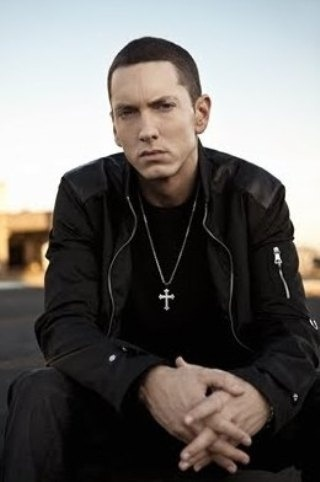
#> input picture Computer Vision/HW2/em.jpg, 320 x 482 px
$ jupyter execute Canny.ipynb
#> lines starting #> are read from the running program, lines starting #| are printed output that depends on the picture; after the words box and inside, x2 and y2 are one past the last pixel; in counts of white or black regions, pixels touching at a corner belong together
[cell 1]
from scipy import misc
from scipy import ndimage
import numpy as np
import matplotlib.pyplot as plt
import imageio
import warnings
warnings.filterwarnings('ignore')

[cell 2]
lion = imageio.imread("em.jpg")
#> lion is the input picture: shape (482, 320, 3); mean R, G, B 105.7, 102.6, 100
plt.imshow(lion, cmap = plt.get_cmap('gray'))
plt.show()

[cell 3]
# grayscaling the image to simplyfy the complexity
lion_gray = np.dot(lion[...,:3], [0.299, 0.587, 0.114])
plt.imshow(lion_gray, cmap = plt.get_cmap('gray'))
plt.show()

[cell 4]
# Blur the grayscale image
lion_gray_blurred = ndimage.gaussian_filter(lion_gray, sigma=1.4)
plt.imshow(lion_gray_blurred, cmap = plt.get_cmap('gray'))
plt.show()

[cell 5]
# Apply Sobel Filter using the convolution operation
def SobelFilter(img, direction):
#> called with direction = 'x'
    if(direction == 'x'):
        Gx = np.array([[-1,0,+1], [-2,0,+2],  [-1,0,+1]])
        Res = ndimage.convolve(img, Gx)

    if(direction == 'y'):
        Gy = np.array([[-1,-2,-1], [0,0,0], [+1,+2,+1]])
        Res = ndimage.convolve(img, Gy)

    return Res

[cell 6]
# Normalize the pixel array, so that values are <= 1
def Normalize(img):
    img = img/np.max(img)
    return img

[cell 7]
# Apply Sobel Filter in X direction
gx = SobelFilter(lion_gray_blurred, 'x')
gx = Normalize(gx)
plt.imshow(gx, cmap = plt.get_cmap('gray'))
plt.show()

[cell 8]
# Apply Sobel Filter in Y direction
gy = SobelFilter(lion_gray_blurred, 'y')
#> call 2 of SobelFilter, with direction = 'y'
#> in SobelFilter (call 2), `Res = ndimage.convolve(img, Gy)`:
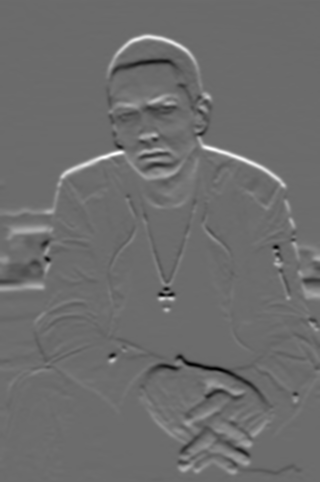
#> Res: shape (482, 320) float64; min -315, max 426.5, mean 3.3; drawn with min black and max white
gy = Normalize(gy)
plt.imshow(gy, cmap = plt.get_cmap('gray'))
plt.show()

[cell 9]
# Apply the Sobel Filter using the inbuilt function of scipy, this was done to verify the values obtained from above

dx = ndimage.sobel(lion_gray_blurred, axis=1) # horizontal derivative
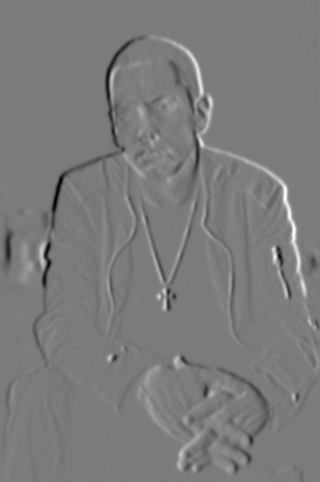
#> dx: shape (482, 320) float64; min -414.7, max 439.8, mean -0.2; drawn with min black and max white
dy = ndimage.sobel(lion_gray_blurred, axis=0) # vertical derivative
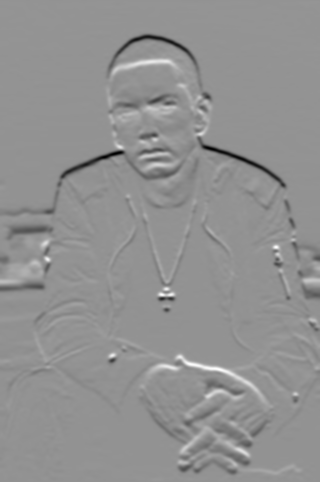
#> dy: shape (482, 320) float64; min -426.5, max 315, mean -3.3; drawn with min black and max white

[cell 10]
# Plot the derivative filter values obtained using the inbuilt function
plt.subplot(121)
plt.imshow(dx, cmap = plt.get_cmap('gray'))
plt.subplot(122)
plt.imshow(dy, cmap = plt.get_cmap('gray'))
plt.show()

[cell 11]
# Calculate the magnitude of the gradients obtained
Mag = np.hypot(gx,gy)
Mag = Normalize(Mag)
plt.imshow(Mag, cmap = plt.get_cmap('gray'))
plt.show()

[cell 12]
# Calculate the magnitude of the gradients obtained using the inbuilt function, again done to verify the correctness of the above value
mag = np.hypot(dx,dy)
mag = Normalize(mag)
plt.imshow(mag, cmap = plt.get_cmap('gray'))
plt.show()

# Gradient

[cell 13]
# Calculate direction of the gradients
Gradient = np.degrees(np.arctan2(gy,gx))
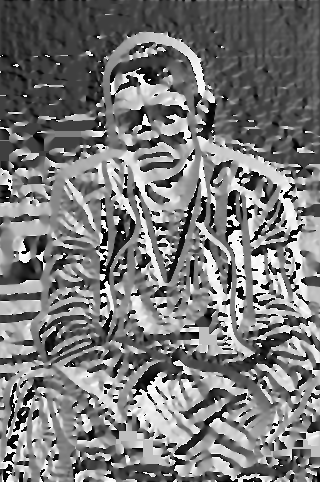
#> Gradient: shape (482, 320) float64; min -180, max 180, mean -9.2; drawn with min black and max white

[cell 14]
# Calculate the direction of the gradients obtained using the inbuilt sobel function
gradient = np.degrees(np.arctan2(dy,dx))
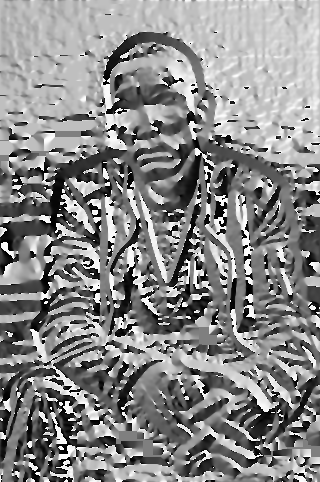
#> gradient: shape (482, 320) float64; min -180, max 180, mean 13.6; drawn with min black and max white

# NON-MAX SUPPRESSION

[cell 15]
# Do Non Maximum Suppression with interpolation
# This is done to get thin edges
def NonMaxSupWithInterpol(Gmag, Grad, Gx, Gy):
    NMS = np.zeros(Gmag.shape)

    for i in range(1, int(Gmag.shape[0]) - 1):
        for j in range(1, int(Gmag.shape[1]) - 1):
            if((Grad[i,j] >= 0 and Grad[i,j] <= 45) or (Grad[i,j] < -135 and Grad[i,j] >= -180)):
                yBot = np.array([Gmag[i,j+1], Gmag[i+1,j+1]])
                yTop = np.array([Gmag[i,j-1], Gmag[i-1,j-1]])
                x_est = np.absolute(Gy[i,j]/Gmag[i,j])
                if (Gmag[i,j] >= ((yBot[1]-yBot[0])*x_est+yBot[0]) and Gmag[i,j] >= ((yTop[1]-yTop[0])*x_est+yTop[0])):
                    NMS[i,j] = Gmag[i,j]
                else:
                    NMS[i,j] = 0
            if((Grad[i,j] > 45 and Grad[i,j] <= 90) or (Grad[i,j] < -90 and Grad[i,j] >= -135)):
                yBot = np.array([Gmag[i+1,j] ,Gmag[i+1,j+1]])
                yTop = np.array([Gmag[i-1,j] ,Gmag[i-1,j-1]])
                x_est = np.absolute(Gx[i,j]/Gmag[i,j])
                if (Gmag[i,j] >= ((yBot[1]-yBot[0])*x_est+yBot[0]) and Gmag[i,j] >= ((yTop[1]-yTop[0])*x_est+yTop[0])):
                    NMS[i,j] = Gmag[i,j]
                else:
                    NMS[i,j] = 0
            if((Grad[i,j] > 90 and Grad[i,j] <= 135) or (Grad[i,j] < -45 and Grad[i,j] >= -90)):
                yBot = np.array([Gmag[i+1,j] ,Gmag[i+1,j-1]])
                yTop = np.array([Gmag[i-1,j] ,Gmag[i-1,j+1]])
                x_est = np.absolute(Gx[i,j]/Gmag[i,j])
                if (Gmag[i,j] >= ((yBot[1]-yBot[0])*x_est+yBot[0]) and Gmag[i,j] >= ((yTop[1]-yTop[0])*x_est+yTop[0])):
                    NMS[i,j] = Gmag[i,j]
                else:
                    NMS[i,j] = 0
            if((Grad[i,j] > 135 and Grad[i,j] <= 180) or (Grad[i,j] < 0 and Grad[i,j] >= -45)):
                yBot = np.array([Gmag[i,j-1] ,Gmag[i+1,j-1]])
                yTop = np.array([Gmag[i,j+1] ,Gmag[i-1,j+1]])
                x_est = np.absolute(Gy[i,j]/Gmag[i,j])
                if (Gmag[i,j] >= ((yBot[1]-yBot[0])*x_est+yBot[0]) and Gmag[i,j] >= ((yTop[1]-yTop[0])*x_est+yTop[0])):
                    NMS[i,j] = Gmag[i,j]
                else:
                    NMS[i,j] = 0
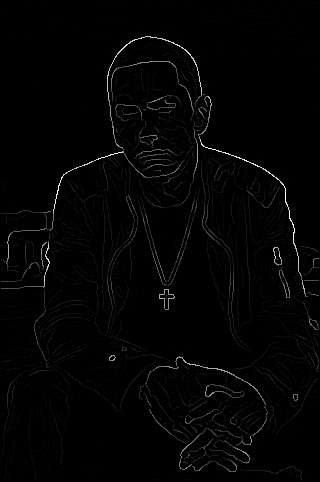
#> NMS: shape (482, 320) float64; min 0, max 1, mean 0.0147

    return NMS

[cell 16]
# This is also non-maxima suppression but without interpolation
def NonMaxSupWithoutInterpol(Gmag, Grad):
    NMS = np.zeros(Gmag.shape)
    for i in range(1, int(Gmag.shape[0]) - 1):
        for j in range(1, int(Gmag.shape[1]) - 1):
            if((Grad[i,j] >= -22.5 and Grad[i,j] <= 22.5) or (Grad[i,j] <= -157.5 and Grad[i,j] >= 157.5)):
                if((Gmag[i,j] > Gmag[i,j+1]) and (Gmag[i,j] > Gmag[i,j-1])):
                    NMS[i,j] = Gmag[i,j]
                else:
                    NMS[i,j] = 0
            if((Grad[i,j] >= 22.5 and Grad[i,j] <= 67.5) or (Grad[i,j] <= -112.5 and Grad[i,j] >= -157.5)):
                if((Gmag[i,j] > Gmag[i+1,j+1]) and (Gmag[i,j] > Gmag[i-1,j-1])):
                    NMS[i,j] = Gmag[i,j]
                else:
                    NMS[i,j] = 0
            if((Grad[i,j] >= 67.5 and Grad[i,j] <= 112.5) or (Grad[i,j] <= -67.5 and Grad[i,j] >= -112.5)):
                if((Gmag[i,j] > Gmag[i+1,j]) and (Gmag[i,j] > Gmag[i-1,j])):
                    NMS[i,j] = Gmag[i,j]
                else:
                    NMS[i,j] = 0
            if((Grad[i,j] >= 112.5 and Grad[i,j] <= 157.5) or (Grad[i,j] <= -22.5 and Grad[i,j] >= -67.5)):
                if((Gmag[i,j] > Gmag[i+1,j-1]) and (Gmag[i,j] > Gmag[i-1,j+1])):
                    NMS[i,j] = Gmag[i,j]
                else:
                    NMS[i,j] = 0

    return NMS

[cell 17]
# Get the Non-Max Suppressed output
NMS = NonMaxSupWithInterpol(Mag, Gradient, gx, gy)
NMS = Normalize(NMS)
plt.imshow(NMS, cmap = plt.get_cmap('gray'))
plt.show()

[cell 18]
# Get the Non-max suppressed output on the same image but using the image using the inbuilt sobel operator
nms = NonMaxSupWithInterpol(mag, gradient, dx, dy)
#> after the loop in NonMaxSupWithInterpol (call 2), `for i in range(1, int(Gmag.shape[0]) - 1):`:
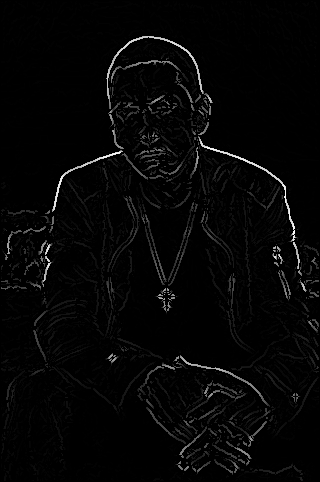
#> NMS: shape (482, 320) float64; min 0, max 1, mean 0.0233
nms = Normalize(nms)
plt.imshow(nms, cmap = plt.get_cmap('gray'))
plt.show()

 # Hysteresis thresholding

[cell 19]
# Threshold Hysterisis
def DoThreshHyst(img):
    highThresholdRatio = 0.8
    lowThresholdRatio = 0.15
    GSup = np.copy(img)
    h = int(GSup.shape[0])
#> h = 482
    w = int(GSup.shape[1])
#> w = 320
    highThreshold = np.max(GSup) * highThresholdRatio
#> highThreshold = 0.8
    lowThreshold = highThreshold * lowThresholdRatio
#> lowThreshold = 0.12
    x = 0.1
    oldx=0


    while(oldx != x):
        oldx = x
        for i in range(1,h-1):
            for j in range(1,w-1):
                if(GSup[i,j] > highThreshold):
                    GSup[i,j] = 1
                elif(GSup[i,j] < lowThreshold):
                    GSup[i,j] = 0
                else:
                    if((GSup[i-1,j-1] > highThreshold) or
                        (GSup[i-1,j] > highThreshold) or
                        (GSup[i-1,j+1] > highThreshold) or
                        (GSup[i,j-1] > highThreshold) or
                        (GSup[i,j+1] > highThreshold) or
                        (GSup[i+1,j-1] > highThreshold) or
                        (GSup[i+1,j] > highThreshold) or
                        (GSup[i+1,j+1] > highThreshold)):
                        GSup[i,j] = 1
        x = np.sum(GSup == 1)
#> this loop made 57 passes
#> (oldx, x) on passes 2 to 13: (736, 763), (763, 780), (780, 798), (798, 813), (813, 824), (824, 836), (836, 847), (847, 855), (855, 862), (862, 869), (869, 874), (874, 880)
#> x on pass 1: 736
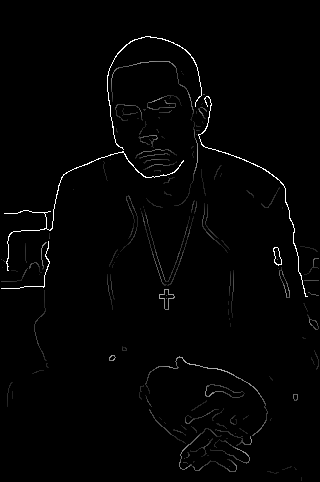
#> GSup: shape (482, 320) float64; 15.99% of pixels changed, all inside (x1, y1, x2, y2) = (1, 1, 319, 481)

    GSup = (GSup == 1) * GSup
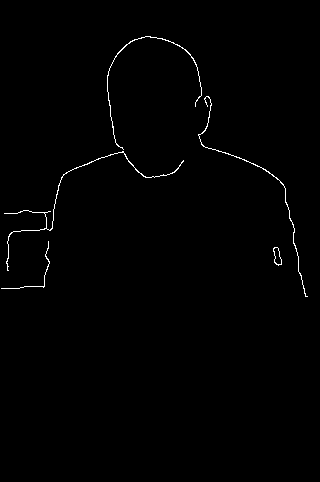
#> GSup: shape (482, 320) float64; values 0 (black) and 1 (white), 0.71% white in thin lines or dots, all inside (x1, y1, x2, y2) = (1, 36, 308, 297)

    return GSup

[cell 20]
# The output of canny edge detection
Final_Image = DoThreshHyst(NMS)
plt.imshow(Final_Image, cmap = plt.get_cmap('gray'))
plt.show()

[cell 21]
# The output of canny edge detection using the inputs obtaind using the inbuilt sobel operator
final_image = DoThreshHyst(nms)
#> the loop in DoThreshHyst (call 2), `while(oldx != x):` made 6 passes
#> (oldx, x) on passes 2 to 6: (1106, 1150), (1150, 1165), (1165, 1170), (1170, 1172), (1172, 1172)
#> x on pass 1: 1106
#> in DoThreshHyst (call 2), `GSup = (GSup == 1) * GSup`: GSup: shape (482, 320) float64; values 0 (black) and 1 (white), 0.76% white in thin lines or dots, all inside (x1, y1, x2, y2) = (40, 36, 300, 287)
plt.imshow(final_image, cmap = plt.get_cmap('gray'))
plt.show()

[cell 22]
import numpy as np
import cv2 as cv
from matplotlib import pyplot as plt
img = cv.imread('em.jpg',0)
#> img: shape (482, 320); min 0, max 255, mean 103.2
edges = cv.Canny(img,100,200)
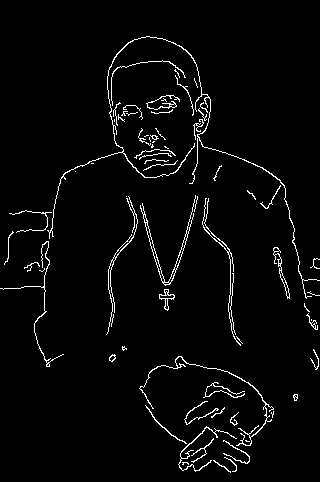
#> edges: shape (482, 320); 3.2% white in thin lines or dots
plt.subplot(121),plt.imshow(img,cmap = 'gray')
plt.title('Original Image'), plt.xticks([]), plt.yticks([])
plt.subplot(122),plt.imshow(edges,cmap = 'gray')
plt.title('Edge Image'), plt.xticks([]), plt.yticks([])
plt.show()
